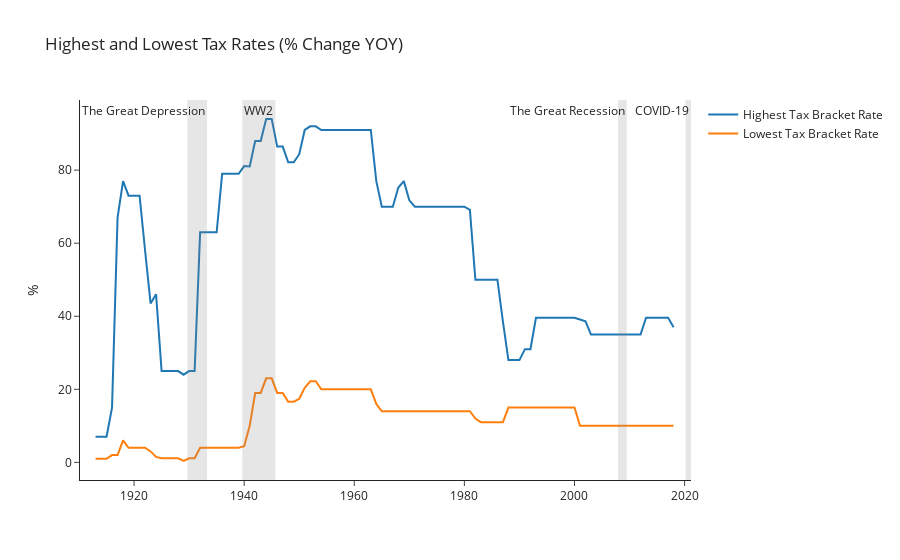

Notebook source saved alongside this figure:
### Code cell
# Get Tax Rate info 
fred = Fred(api_key='5e69ae6a604885b4df0c139c4644453c')
tax_rates_highest_bracket = fred.get_series_latest_release('IITTRHB')
tax_rates_highest_bracket.dropna()
highest_bracket = pd.DataFrame(tax_rates_highest_bracket)
highest_bracket.columns=['percent']



tax_rates_lowest_bracket = fred.get_series_latest_release('IITTRLB')
tax_rates_lowest_bracket.dropna()
lowest_bracket = pd.DataFrame(tax_rates_lowest_bracket)
lowest_bracket.columns=['percent']


tax_combined= pd.concat([highest_bracket, lowest_bracket], axis='columns', join='inner')
tax_combined.columns=['Highest Percent','Lowest Percent']


tax_chart = go.Figure().update_layout(template="simple_white", yaxis=dict(title="%"), title = "Highest and Lowest Tax Rates (% Change YOY)")
tax_chart.add_trace(go.Scatter(x= tax_combined.index, y=tax_combined["Highest Percent"],mode='lines', name="Highest Tax Bracket Rate"))
tax_chart.add_trace(go.Scatter(x= tax_combined.index, y=tax_combined["Lowest Percent"],mode='lines', name="Lowest Tax Bracket Rate"))
tax_chart.add_vrect(x0=inflation_rate_cpi.index[inflation_rate_cpi.index=='1929-09-01'][0], x1=inflation_rate_cpi.index[inflation_rate_cpi.index=='1933-04-01'][0], line_width=0, fillcolor="grey", opacity=0.2, annotation_text = "The Great Depression")
tax_chart.add_vrect(x0=inflation_rate_cpi.index[inflation_rate_cpi.index=='1939-09-01'][0], x1=inflation_rate_cpi.index[inflation_rate_cpi.index=='1945-09-01'][0], line_width=0, fillcolor="grey", opacity=0.2, annotation_text = "WW2")
tax_chart.add_vrect(x0=inflation_rate_cpi.index[inflation_rate_cpi.index=='2007-12-01'][0], x1=inflation_rate_cpi.index[inflation_rate_cpi.index=='2009-07-01'][0], line_width=0, fillcolor="grey", opacity=0.2, annotation_text = "The Great Recession")
tax_chart.add_vrect(x0=inflation_rate_cpi.index[inflation_rate_cpi.index=='2020-03-01'][0], x1=inflation_rate_cpi.index[-1], line_width=0, fillcolor="grey", opacity=0.2, annotation_text = "COVID-19")

### Figure 1 — Plotly figure (JSON) as saved in the notebook; plotly's stock layout.template omitted (floating-point values rounded to 4 significant figures)
{"data": [{"mode": "lines", "name": "Highest Tax Bracket Rate", "type": "scatter", "x": ["1913-01-01T00:00:00", "1914-01-01T00:00:00", "1915-01-01T00:00:00", "1916-01-01T00:00:00", "1917-01-01T00:00:00", "1918-01-01T00:00:00", "1919-01-01T00:00:00", "1920-01-01T00:00:00", "1921-01-01T00:00:00", "1922-01-01T00:00:00", "1923-01-01T00:00:00", "1924-01-01T00:00:00", "1925-01-01T00:00:00", "1926-01-01T00:00:00", "1927-01-01T00:00:00", "1928-01-01T00:00:00", "1929-01-01T00:00:00", "1930-01-01T00:00:00", "1931-01-01T00:00:00", "1932-01-01T00:00:00", "1933-01-01T00:00:00", "1934-01-01T00:00:00", "1935-01-01T00:00:00", "1936-01-01T00:00:00", "1937-01-01T00:00:00", "1938-01-01T00:00:00", "1939-01-01T00:00:00", "1940-01-01T00:00:00", "1941-01-01T00:00:00", "1942-01-01T00:00:00", "1943-01-01T00:00:00", "1944-01-01T00:00:00", "1945-01-01T00:00:00", "1946-01-01T00:00:00", "1947-01-01T00:00:00", "1948-01-01T00:00:00", "1949-01-01T00:00:00", "1950-01-01T00:00:00", "1951-01-01T00:00:00", "1952-01-01T00:00:00", "1953-01-01T00:00:00", "1954-01-01T00:00:00", "1955-01-01T00:00:00", "1956-01-01T00:00:00", "1957-01-01T00:00:00", "1958-01-01T00:00:00", "1959-01-01T00:00:00", "1960-01-01T00:00:00", "1961-01-01T00:00:00", "1962-01-01T00:00:00", "1963-01-01T00:00:00", "1964-01-01T00:00:00", "1965-01-01T00:00:00", "1966-01-01T00:00:00", "1967-01-01T00:00:00", "1968-01-01T00:00:00", "1969-01-01T00:00:00", "1970-01-01T00:00:00", "1971-01-01T00:00:00", "1972-01-01T00:00:00", "1973-01-01T00:00:00", "1974-01-01T00:00:00", "1975-01-01T00:00:00", "1976-01-01T00:00:00", "1977-01-01T00:00:00", "1978-01-01T00:00:00", "1979-01-01T00:00:00", "1980-01-01T00:00:00", "1981-01-01T00:00:00", "1982-01-01T00:00:00", "1983-01-01T00:00:00", "1984-01-01T00:00:00", "1985-01-01T00:00:00", "1986-01-01T00:00:00", "1987-01-01T00:00:00", "1988-01-01T00:00:00", "1989-01-01T00:00:00", "1990-01-01T00:00:00", "1991-01-01T00:00:00", "1992-01-01T00:00:00", "1993-01-01T00:00:00", "1994-01-01T00:00:00", "1995-01-01T00:00:00", "1996-01-01T00:00:00", "1997-01-01T00:00:00", "1998-01-01T00:00:00", "1999-01-01T00:00:00", "2000-01-01T00:00:00", "2001-01-01T00:00:00", "2002-01-01T00:00:00", "2003-01-01T00:00:00", "2004-01-01T00:00:00", "2005-01-01T00:00:00", "2006-01-01T00:00:00", "2007-01-01T00:00:00", "2008-01-01T00:00:00", "2009-01-01T00:00:00", "2010-01-01T00:00:00", "2011-01-01T00:00:00", "2012-01-01T00:00:00", "2013-01-01T00:00:00", "2014-01-01T00:00:00", "2015-01-01T00:00:00", "2016-01-01T00:00:00", "2017-01-01T00:00:00", "2018-01-01T00:00:00"], "y": [7, 7, 7, 15, 67, 77, 73, 73, 73, 58, 43.5, 46, 25, 25, 25, 25, 24, 25, 25, 63, 63, 63, 63, 79, 79, 79, 79, 81.1, 81, 88, 88, 94, 94, 86.45, 86.45, 82.13, 82.13, 84.36, 91, 92, 92, 91, 91, 91, 91, 91, 91, 91, 91, 91, 91, 77, 70, 70, 70, 75.25, 77, 71.75, 70, 70, 70, 70, 70, 70, 70, 70, 70, 70, 69.12, 50, 50, 50, 50, 50, 38.5, 28, 28, 28, 31, 31, 39.6, 39.6, 39.6, 39.6, 39.6, 39.6, 39.6, 39.6, 39.1, 38.6, 35, 35, 35, 35, 35, 35, 35, 35, 35, 35, 39.6, 39.6, 39.6, 39.6, 39.6, 37]}, {"mode": "lines", "name": "Lowest Tax Bracket Rate", "type": "scatter", "x": ["1913-01-01T00:00:00", "1914-01-01T00:00:00", "1915-01-01T00:00:00", "1916-01-01T00:00:00", "1917-01-01T00:00:00", "1918-01-01T00:00:00", "1919-01-01T00:00:00", "1920-01-01T00:00:00", "1921-01-01T00:00:00", "1922-01-01T00:00:00", "1923-01-01T00:00:00", "1924-01-01T00:00:00", "1925-01-01T00:00:00", "1926-01-01T00:00:00", "1927-01-01T00:00:00", "1928-01-01T00:00:00", "1929-01-01T00:00:00", "1930-01-01T00:00:00", "1931-01-01T00:00:00", "1932-01-01T00:00:00", "1933-01-01T00:00:00", "1934-01-01T00:00:00", "1935-01-01T00:00:00", "1936-01-01T00:00:00", "1937-01-01T00:00:00", "1938-01-01T00:00:00", "1939-01-01T00:00:00", "1940-01-01T00:00:00", "1941-01-01T00:00:00", "1942-01-01T00:00:00", "1943-01-01T00:00:00", "1944-01-01T00:00:00", "1945-01-01T00:00:00", "1946-01-01T00:00:00", "1947-01-01T00:00:00", "1948-01-01T00:00:00", "1949-01-01T00:00:00", "1950-01-01T00:00:00", "1951-01-01T00:00:00", "1952-01-01T00:00:00", "1953-01-01T00:00:00", "1954-01-01T00:00:00", "1955-01-01T00:00:00", "1956-01-01T00:00:00", "1957-01-01T00:00:00", "1958-01-01T00:00:00", "1959-01-01T00:00:00", "1960-01-01T00:00:00", "1961-01-01T00:00:00", "1962-01-01T00:00:00", "1963-01-01T00:00:00", "1964-01-01T00:00:00", "1965-01-01T00:00:00", "1966-01-01T00:00:00", "1967-01-01T00:00:00", "1968-01-01T00:00:00", "1969-01-01T00:00:00", "1970-01-01T00:00:00", "1971-01-01T00:00:00", "1972-01-01T00:00:00", "1973-01-01T00:00:00", "1974-01-01T00:00:00", "1975-01-01T00:00:00", "1976-01-01T00:00:00", "1977-01-01T00:00:00", "1978-01-01T00:00:00", "1979-01-01T00:00:00", "1980-01-01T00:00:00", "1981-01-01T00:00:00", "1982-01-01T00:00:00", "1983-01-01T00:00:00", "1984-01-01T00:00:00", "1985-01-01T00:00:00", "1986-01-01T00:00:00", "1987-01-01T00:00:00", "1988-01-01T00:00:00", "1989-01-01T00:00:00", "1990-01-01T00:00:00", "1991-01-01T00:00:00", "1992-01-01T00:00:00", "1993-01-01T00:00:00", "1994-01-01T00:00:00", "1995-01-01T00:00:00", "1996-01-01T00:00:00", "1997-01-01T00:00:00", "1998-01-01T00:00:00", "1999-01-01T00:00:00", "2000-01-01T00:00:00", "2001-01-01T00:00:00", "2002-01-01T00:00:00", "2003-01-01T00:00:00", "2004-01-01T00:00:00", "2005-01-01T00:00:00", "2006-01-01T00:00:00", "2007-01-01T00:00:00", "2008-01-01T00:00:00", "2009-01-01T00:00:00", "2010-01-01T00:00:00", "2011-01-01T00:00:00", "2012-01-01T00:00:00", "2013-01-01T00:00:00", "2014-01-01T00:00:00", "2015-01-01T00:00:00", "2016-01-01T00:00:00", "2017-01-01T00:00:00", "2018-01-01T00:00:00"], "y": [1, 1, 1, 2, 2, 6, 4, 4, 4, 4, 3, 1.5, 1.125, 1.125, 1.125, 1.125, 0.375, 1.125, 1.125, 4, 4, 4, 4, 4, 4, 4, 4, 4.4, 10, 19, 19, 23, 23, 19, 19, 16.6, 16.6, 17.4, 20.4, 22.2, 22.2, 20, 20, 20, 20, 20, 20, 20, 20, 20, 20, 16, 14, 14, 14, 14, 14, 14, 14, 14, 14, 14, 14, 14, 14, 14, 14, 14, 14, 12, 11, 11, 11, 11, 11, 15, 15, 15, 15, 15, 15, 15, 15, 15, 15, 15, 15, 15, 10, 10, 10, 10, 10, 10, 10, 10, 10, 10, 10, 10, 10, 10, 10, 10, 10, 10]}], "layout": {"annotations": [{"showarrow": false, "text": "The Great Depression", "x": "1933-04-01T00:00:00", "xanchor": "right", "xref": "x", "y": 1, "yanchor": "top", "yref": "y domain"}, {"showarrow": false, "text": "WW2", "x": "1945-09-01T00:00:00", "xanchor": "right", "xref": "x", "y": 1, "yanchor": "top", "yref": "y domain"}, {"showarrow": false, "text": "The Great Recession", "x": "2009-07-01T00:00:00", "xanchor": "right", "xref": "x", "y": 1, "yanchor": "top", "yref": "y domain"}, {"showarrow": false, "text": "COVID-19", "x": "2021-03-01T00:00:00", "xanchor": "right", "xref": "x", "y": 1, "yanchor": "top", "yref": "y domain"}], "autosize": true, "shapes": [{"fillcolor": "grey", "line": {"width": 0}, "opacity": 0.2, "type": "rect", "x0": "1929-09-01T00:00:00", "x1": "1933-04-01T00:00:00", "xref": "x", "y0": 0, "y1": 1, "yref": "y domain"}, {"fillcolor": "grey", "line": {"width": 0}, "opacity": 0.2, "type": "rect", "x0": "1939-09-01T00:00:00", "x1": "1945-09-01T00:00:00", "xref": "x", "y0": 0, "y1": 1, "yref": "y domain"}, {"fillcolor": "grey", "line": {"width": 0}, "opacity": 0.2, "type": "rect", "x0": "2007-12-01T00:00:00", "x1": "2009-07-01T00:00:00", "xref": "x", "y0": 0, "y1": 1, "yref": "y domain"}, {"fillcolor": "grey", "line": {"width": 0}, "opacity": 0.2, "type": "rect", "x0": "2020-03-01T00:00:00", "x1": "2021-03-01T00:00:00", "xref": "x", "y0": 0, "y1": 1, "yref": "y domain"}], "title": {"text": "Highest and Lowest Tax Rates (% Change YOY)"}, "xaxis": {"autorange": true, "range": ["1913-01-01", "2021-03-01"], "type": "date"}, "yaxis": {"autorange": true, "range": [-4.826, 99.2], "title": {"text": "%"}, "type": "linear"}}}
